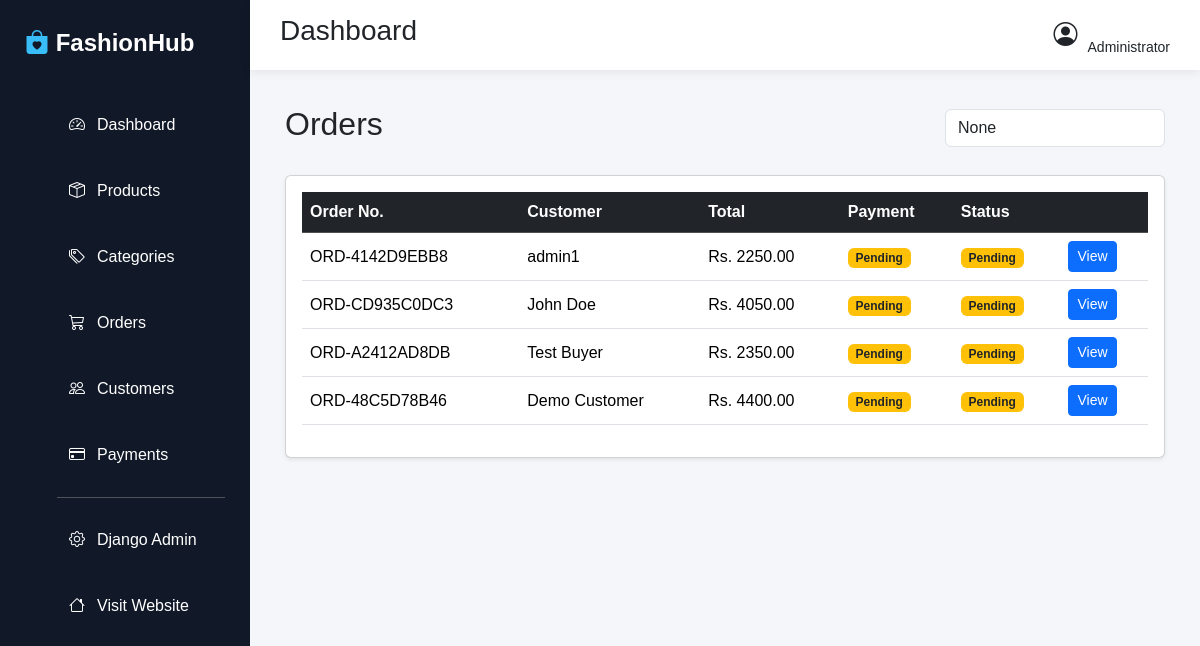
The page /dashboard/orders/ on the database as committed earlier.
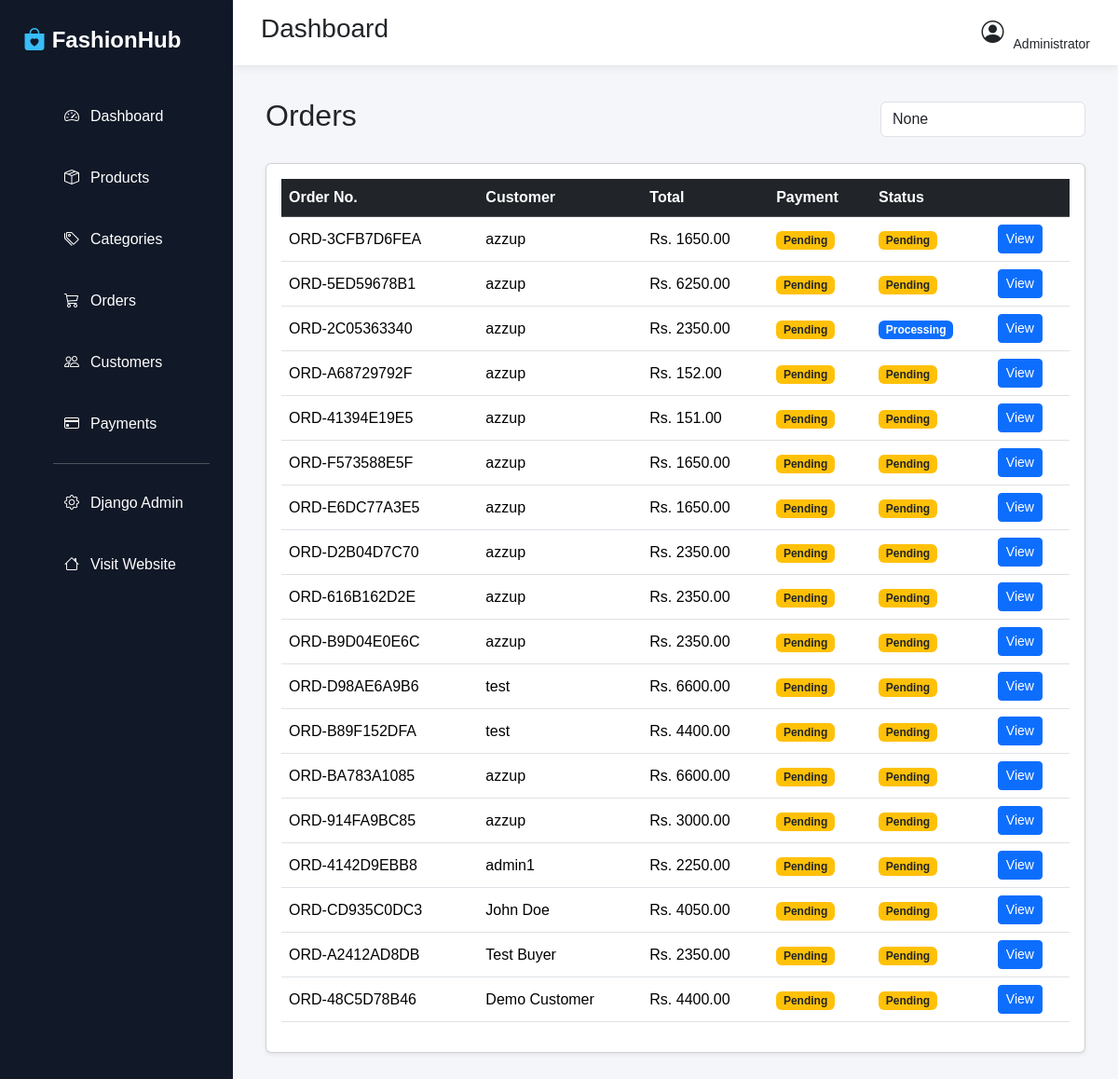
The same page on the database as committed later.
### orders/models.py (models this page shows, shortened)
class Order(models.Model):
    PAYMENT_METHOD_CHOICES = (
        ('COD', 'Cash on Delivery'),
    )
    PAYMENT_STATUS_CHOICES = (
        ('Pending', 'Pending (Pay on Delivery)'),
        ('Paid', 'Paid'),
    )
    STATUS_CHOICES = (
        ('Pending', 'Pending'),
        ('Processing', 'Processing'),
        ('Shipped', 'Shipped'),
        ('Delivered', 'Delivered'),
        ('Cancelled', 'Cancelled'),
    )
    user = models.ForeignKey(
        User,
        on_delete=models.SET_NULL,
        null=True,
        blank=True,
        related_name='orders'
    )
    order_number = models.CharField(max_length=50, unique=True, editable=False)
    full_name = models.CharField(max_length=100)
    email = models.EmailField()
    phone = models.CharField(max_length=20)
    address_line1 = models.CharField(max_length=255)
    address_line2 = models.CharField(max_length=255, blank=True, null=True)
    city = models.CharField(max_length=100)
    state = models.CharField(max_length=100)
    postal_code = models.CharField(max_length=20)
    total_amount = models.DecimalField(max_digits=10, decimal_places=2)
    shipping_fee = models.DecimalField(max_digits=10, decimal_places=2, default=0.00)
    grand_total = models.DecimalField(max_digits=10, decimal_places=2)
    payment_method = models.CharField(max_length=50, choices=PAYMENT_METHOD_CHOICES, default='COD')
    payment_status = models.CharField(max_length=20, choices=PAYMENT_STATUS_CHOICES, default='Pending')
    status = models.CharField(max_length=20, choices=STATUS_CHOICES, default='Pending')
    created_at = models.DateTimeField(auto_now_add=True)
    updated_at = models.DateTimeField(auto_now=True)
    class Meta:
        ordering = ['-created_at']

### admin_dashboard/views.py (the view, shortened to what this page needs)
# urls.py: path("orders/", views.order_list, name="order_list"),
def order_list(request):
    search = request.GET.get("search")
    orders = Order.objects.all().order_by("-created_at")
    return render(
        request,
        "admin_dashboard/orders/order_list.html",
        {
            "orders": orders,
            "search": search,
        }
    )

### cart/context_processors.py (called while the page is built)
def cart_context(request):
    cart_item_count = 0
    if request.user.is_authenticated:
        cart = Cart.objects.filter(user=request.user).first()
        if cart:
            cart_item_count = sum(item.quantity for item in cart.items.all())
    return {
        'cart_item_count': cart_item_count,
    }

### admin_dashboard/templates/admin_dashboard/orders/order_list.html
{% extends "admin_dashboard/base.html" %}
{% block content %}
<div class="d-flex justify-content-between align-items-center mb-4">
    <h2>Orders</h2>
    <form method="GET" class="w-25">
        <input
            type="text"
            name="search"
            class="form-control"
            placeholder="Search orders..."
            value="{{ search }}">
    </form>
</div>
<div class="card shadow-sm">
    <div class="card-body">
        <table class="table table-hover align-middle">
            <thead class="table-dark">
                <tr>
                    <th>Order No.</th>
                    <th>Customer</th>
                    <th>Total</th>
                    <th>Payment</th>
                    <th>Status</th>
                    <th></th>
                </tr>
            </thead>
            <tbody>
            {% for order in orders %}
                <tr>
                    <td>{{ order.order_number }}</td>
                    <td>{{ order.full_name }}</td>
                    <td>Rs. {{ order.grand_total }}</td>
                    <td>
                        {% if order.payment_status == "Paid" %}
                            <span class="badge bg-success">
                                Paid
                            </span>
                        {% else %}
                            <span class="badge bg-warning text-dark">
                                Pending
                            </span>
                        {% endif %}
                    </td>
                    <td>
                        {% if order.status == "Pending" %}
                            <span class="badge bg-warning text-dark">
                                Pending
                            </span>
                        {% elif order.status == "Processing" %}
                            <span class="badge bg-primary">
                                Processing
                            </span>
                        {% elif order.status == "Shipped" %}
                            <span class="badge bg-info">
                                Shipped
                            </span>
                        {% elif order.status == "Delivered" %}
                            <span class="badge bg-success">
                                Delivered
                            </span>
                        {% else %}
                            <span class="badge bg-danger">
                                Cancelled
                            </span>
                        {% endif %}
                    </td>
                    <td>
                        <a href="{% url 'admin_dashboard:order_detail' order.id %}"
                           class="btn btn-sm btn-primary">
                            View
                        </a>
                    </td>
                </tr>
            {% empty %}
                <tr>
                    <td colspan="6" class="text-center">
                        No orders found.
                    </td>
                </tr>
            {% endfor %}
            </tbody>
        </table>
    </div>
</div>
{% endblock %}

### admin_dashboard/templates/admin_dashboard/base.html (shortened to what this page needs)
{% load static %}
<!DOCTYPE html>
<html lang="en">
<head>
    <link href="https://cdn.jsdelivr.net/npm/bootstrap@5.3.7/dist/css/bootstrap.min.css" rel="stylesheet">
    <link rel="stylesheet"
          href="https://cdn.jsdelivr.net/npm/bootstrap-icons@1.11.3/font/bootstrap-icons.min.css">
    <link rel="stylesheet"
          href="{% static 'admin_dashboard/css/dashboard.css' %}">
</head>
<body>
<div class="wrapper">
    <aside class="sidebar">
        <div class="logo">
            <i class="bi bi-bag-heart-fill"></i>
            <span>FashionHub</span>
        </div>
        <ul class="sidebar-menu">
            <li>
                <a href="{% url 'admin_dashboard:dashboard' %}">
                    <i class="bi bi-speedometer2"></i>
                    Dashboard
                </a>
            </li>
            <li>
                <a href="{% url 'admin_dashboard:product_list' %}">
                    <i class="bi bi-box-seam"></i>
                    Products
                </a>
            </li>
            <li>
                 <a href="{% url 'admin_dashboard:category_list' %}">
                    <i class="bi bi-tags"></i>
                    Categories
                </a>
            </li>
            <li>
                <a href="{% url 'admin_dashboard:order_list' %}">
                    <i class="bi bi-cart3"></i>
                    Orders
                </a>
            </li>
            <li>
                <a href="{% url 'admin_dashboard:customer_list' %}">
                    <i class="bi bi-people"></i>
                    Customers
                </a>
            </li>
            <li>
                <a href="#">
                    <i class="bi bi-credit-card"></i>
                    Payments
                </a>
            </li>
            <hr>
            <li>
                <a href="/admin/" target="_blank">
                    <i class="bi bi-gear"></i>
                    Django Admin
                </a>
            </li>
            <li>
                <a href="/">
                    <i class="bi bi-house"></i>
                    Visit Website
                </a>
            </li>
        </ul>
    </aside>
    <main class="main-content">
        <nav class="topbar">
            <h3>
                {% block page_title %}
                Dashboard
                {% endblock %}
            </h3>
            <div class="top-right">
                <div class="admin">
                    <i class="bi bi-person-circle fs-4"></i>
                    <div>
                        <br>
                        <small>Administrator</small>
                    </div>
                </div>
            </div>
        </nav>
        <div class="content">
            {% block content %}
            {% endblock %}
        </div>
    </main>
</div>
</body>
</html>

### admin_dashboard/static/admin_dashboard/css/dashboard.css (style rules this page uses)
* { margin:0; padding:0; box-sizing:border-box; font-family:Arial,Helvetica,sans-serif; }
body { background:#f4f6f9; }
.wrapper { display:flex; min-height:100vh; }
.sidebar { width:250px; background:#111827; color:white; padding:25px; }
.logo { font-size:24px; font-weight:bold; margin-bottom:40px; }
.logo i { color:#38bdf8; }
.sidebar ul { list-style:none; }
.sidebar li { margin:18px 0; }
.sidebar a { color:white; text-decoration:none; display:flex; gap:12px; align-items:center; padding:12px; border-radius:8px; transition:.3s; }
.main-content { flex:1; }
.topbar { background:white; height:70px; display:flex; justify-content:space-between; align-items:center; padding:0 30px; box-shadow:0 2px 10px rgba(0,0,0,.08); }
.top-right { display:flex; align-items:center; gap:25px; }
.top-right i { font-size:20px; cursor:pointer; }
.admin { display:flex; gap:10px; align-items:center; }
.admin i { font-size:30px; }
.content { padding:35px; }

Rows that differ between the two databases and show on the page:
added Order: order_number "ORD-3CFB7D6FEA", full_name "azzup", grand_total "1650.00", payment_status "Pending", status "Pending"
added Order: order_number "ORD-5ED59678B1", full_name "azzup", grand_total "6250.00", payment_status "Pending", status "Pending"
added Order: order_number "ORD-2C05363340", full_name "azzup", grand_total "2350.00", payment_status "Pending", status "Processing"
added Order: order_number "ORD-A68729792F", full_name "azzup", grand_total "152.00", payment_status "Pending", status "Pending"
added Order: order_number "ORD-41394E19E5", full_name "azzup", grand_total "151.00", payment_status "Pending", status "Pending"
added Order: order_number "ORD-F573588E5F", full_name "azzup", grand_total "1650.00", payment_status "Pending", status "Pending"
added Order: order_number "ORD-E6DC77A3E5", full_name "azzup", grand_total "1650.00", payment_status "Pending", status "Pending"
added Order: order_number "ORD-D2B04D7C70", full_name "azzup", grand_total "2350.00", payment_status "Pending", status "Pending"
added Order: order_number "ORD-616B162D2E", full_name "azzup", grand_total "2350.00", payment_status "Pending", status "Pending"
added Order: order_number "ORD-B9D04E0E6C", full_name "azzup", grand_total "2350.00", payment_status "Pending", status "Pending"
added Order: order_number "ORD-D98AE6A9B6", full_name "test", grand_total "6600.00", payment_status "Pending", status "Pending"
added Order: order_number "ORD-B89F152DFA", full_name "test", grand_total "4400.00", payment_status "Pending", status "Pending"
added Order: order_number "ORD-BA783A1085", full_name "azzup", grand_total "6600.00", payment_status "Pending", status "Pending"
added Order: order_number "ORD-914FA9BC85", full_name "azzup", grand_total "3000.00", payment_status "Pending", status "Pending"
